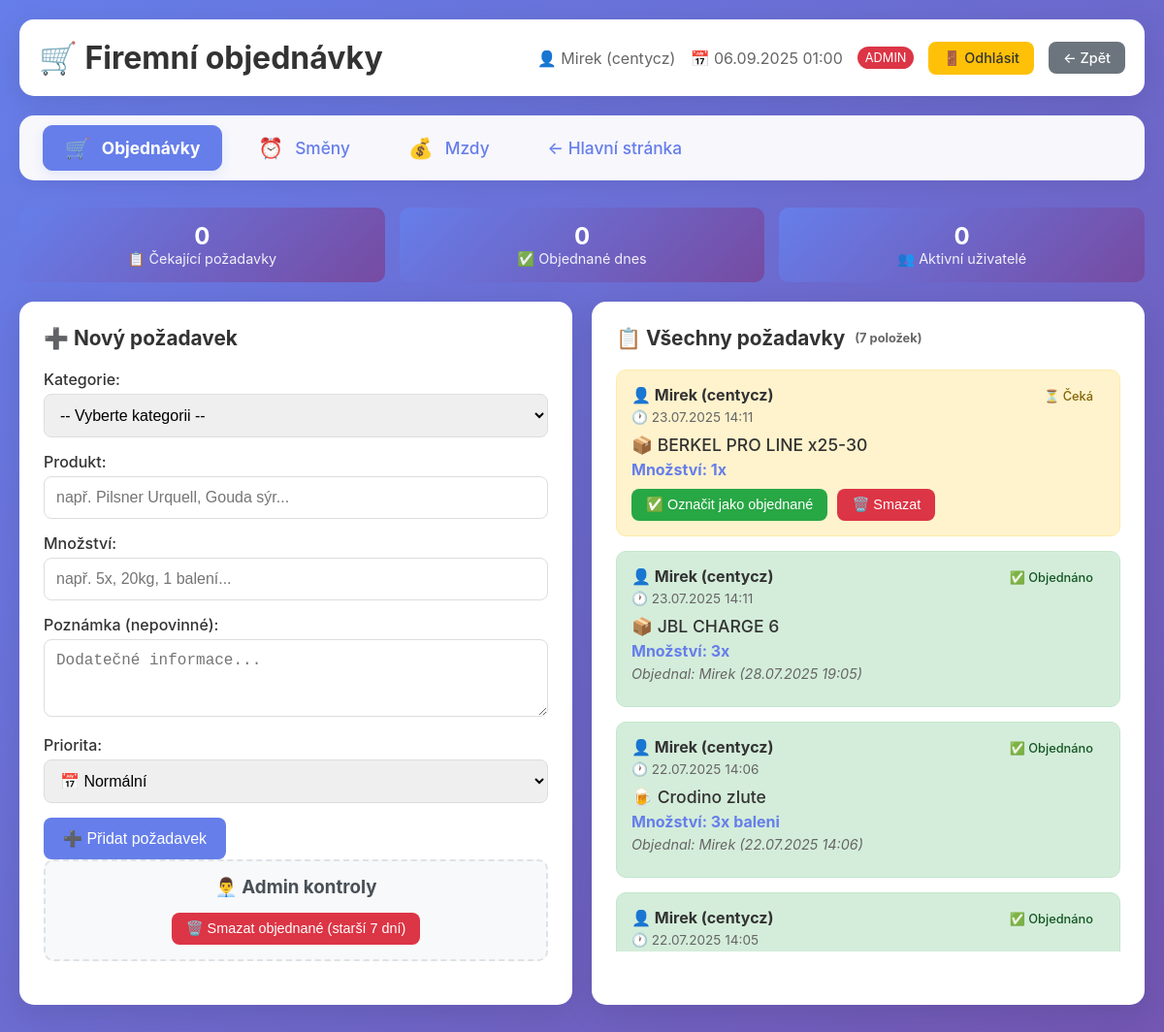
/pizza/orders_system.php (signed in), run on an earlier commit of the app's database.
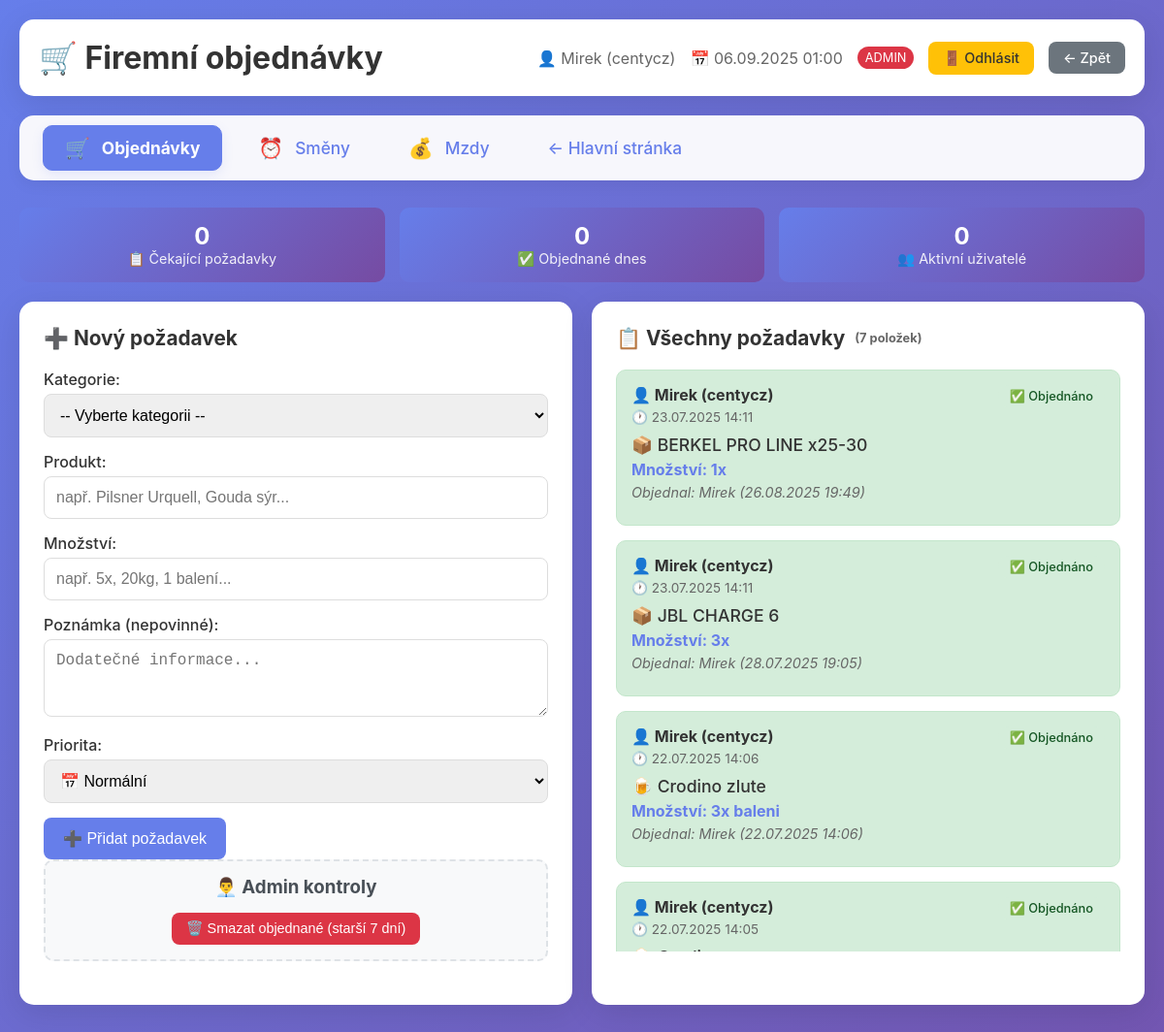
And on a later commit of the database.
### tables this page shows
CREATE TABLE `order_requests` (
  `id` int(11) NOT NULL,
  `user_id` int(11) NOT NULL,
  `category_id` int(11) DEFAULT NULL,
  `product` varchar(200) NOT NULL,
  `quantity` varchar(100) NOT NULL,
  `note` text DEFAULT NULL,
  `priority` enum('low','normal','urgent') DEFAULT 'normal',
  `status` enum('pending','ordered','cancelled') DEFAULT 'pending',
  `created_at` timestamp NULL DEFAULT current_timestamp(),
  `ordered_at` timestamp NULL DEFAULT NULL,
  `ordered_by` int(11) DEFAULT NULL
);

CREATE TABLE `order_users` (
  `id` int(11) NOT NULL,
  `username` varchar(50) NOT NULL,
  `password_hash` varchar(255) NOT NULL,
  `full_name` varchar(100) DEFAULT NULL,
  `is_admin` tinyint(1) DEFAULT 0,
  `created_at` timestamp NULL DEFAULT current_timestamp(),
  `user_role` enum('admin','ragazzi','user') DEFAULT 'user',
  `is_active` tinyint(1) DEFAULT 1,
  `email` varchar(255) DEFAULT NULL
);

CREATE TABLE `order_categories` (
  `id` int(11) NOT NULL,
  `name` varchar(50) NOT NULL,
  `icon` varchar(10) DEFAULT NULL,
  `color` varchar(7) DEFAULT NULL
);

### pizza/orders_system.php (the view, shortened to what this page needs)
<?php
try {
    $pdo = new PDO('mysql:host=127.0.0.1;dbname=pizza_orders;charset=utf8mb4', 'pizza_user', 'pizza');
    $pdo->setAttribute(PDO::ATTR_ERRMODE, PDO::ERRMODE_EXCEPTION);
} catch(PDOException $e) {
    die("Chyba připojení: " . $e->getMessage());
}
$current_user = $_SESSION['order_user'];
$current_user_id = $_SESSION['order_user_id'];
$current_full_name = $_SESSION['order_full_name'];
$is_admin = $_SESSION['is_admin'] ?? false;
$requests_query = "
    SELECT
        r.*,
        u.username,
        u.full_name,
        c.name as category_name,
        c.icon as category_icon,
        c.color as category_color,
        ordered_user.username as ordered_by_username,
        ordered_user.full_name as ordered_by_full_name
    FROM order_requests r
    JOIN order_users u ON r.user_id = u.id
    LEFT JOIN order_categories c ON r.category_id = c.id
    LEFT JOIN order_users ordered_user ON r.ordered_by = ordered_user.id
    ORDER BY
        FIELD(r.status, 'pending', 'ordered', 'cancelled'),
        FIELD(r.priority, 'urgent', 'normal', 'low'),
        r.created_at DESC
";
$requests = $pdo->query($requests_query)->fetchAll(PDO::FETCH_ASSOC);
$stats = $pdo->query("
    SELECT
        COUNT(CASE WHEN status = 'pending' THEN 1 END) as pending_count,
        COUNT(CASE WHEN status = 'ordered' AND DATE(ordered_at) = CURDATE() THEN 1 END) as ordered_today,
        COUNT(DISTINCT user_id) as active_users
    FROM order_requests
    WHERE created_at >= DATE_SUB(NOW(), INTERVAL 30 DAY)
")->fetch(PDO::FETCH_ASSOC);
?>
<!DOCTYPE html>
<html lang="cs">
<head>
</head>
<body>
    <div class="container">
        <div class="header">
            <h1>🛒 Firemní objednávky</h1>
            <div class="user-info">
                    <span>👤 <?= htmlspecialchars($current_full_name) ?> (<?= htmlspecialchars($current_user) ?>)</span>
                    <span>📅 <?= date('d.m.Y H:i') ?></span>
                    <?php if ($is_admin): ?>
                        <span style="background: #dc3545; color: white; padding: 4px 8px; border-radius: 12px; font-size: 0.8rem;">ADMIN</span>
                    <?php endif; ?>
                    <a href="?logout=1" class="btn btn-warning">🚪 Odhlásit</a>
                <a href="../" class="btn btn-secondary">← Zpět</a>
            </div>
               </div>
<div class="tab-menu">
    <a href="orders_system.php" class="tab-item active">
        <span class="tab-icon">🛒</span> Objednávky
    </a>
    <a href="shifts_system.php" class="tab-item">
        <span class="tab-icon">⏰</span> Směny
    </a>
    <a href="payroll_system.php" class="tab-item">
        <span class="tab-icon">💰</span> Mzdy
    </a>
    <a href="../" class="tab-item">
        ← Hlavní stránka
    </a>
</div>
        <div class="stats-grid">
            <div class="stat-item">
                <div class="stat-number"><?= $stats['pending_count'] ?></div>
                <div class="stat-label">📋 Čekající požadavky</div>
            </div>
            <div class="stat-item">
                <div class="stat-number"><?= $stats['ordered_today'] ?></div>
                <div class="stat-label">✅ Objednané dnes</div>
            </div>
            <div class="stat-item">
                <div class="stat-number"><?= $stats['active_users'] ?></div>
                <div class="stat-label">👥 Aktivní uživatelé</div>
            </div>
        </div>
        <div class="main-grid">
            <div class="panel">
                <div class="panel-title">
                    ➕ Nový požadavek
                </div>
                <form method="POST">
                        <div class="form-group">
                            <label>Kategorie:</label>
                            <select name="category_id" required>
                                <option value="">-- Vyberte kategorii --</option>
                            </select>
                        </div>
                        <div class="form-group">
                            <label>Produkt:</label>
                            <input type="text" name="product" placeholder="např. Pilsner Urquell, Gouda sýr..." required>
                        </div>
                        <div class="form-group">
                            <label>Množství:</label>
                            <input type="text" name="quantity" placeholder="např. 5x, 20kg, 1 balení..." required>
                        </div>
                        <div class="form-group">
                            <label>Poznámka (nepovinné):</label>
                            <textarea name="note" rows="3" placeholder="Dodatečné informace..."></textarea>
                        </div>
                        <div class="form-group">
                            <label>Priorita:</label>
                            <select name="priority">
                                <option value="normal">📅 Normální</option>
                            </select>
                        </div>
                        <button type="submit" class="btn btn-primary">
                            ➕ Přidat požadavek
                        </button>
                    </form>
                <?php if ($is_admin): ?>
                <div class="admin-controls">
                    <h3>👨‍💼 Admin kontroly</h3>
                    <form method="POST" onsubmit="return confirm('Opravdu smazat všechny objednané požadavky starší 7 dní?')">
                        <button type="submit" class="btn btn-danger">
                            🗑️ Smazat objednané (starší 7 dní)
                        </button>
                    </form>
                </div>
                <?php endif; ?>
            </div>
            <div class="panel">
                <div class="panel-title">
                    📋 Všechny požadavky
                    <span style="font-size: 0.8rem; color: #666;">(<?= count($requests) ?> položek)</span>
                </div>
                <div class="requests-container">
                    <?php foreach ($requests as $req): ?>
                        <div class="request-item <?= $req['status'] ?> <?= $req['priority'] === 'urgent' ? 'urgent' : '' ?>">
                            <div class="request-header">
                                <div class="request-meta">
                                    <div class="request-user">👤 <?= htmlspecialchars($req['full_name']) ?> (<?= htmlspecialchars($req['username']) ?>)</div>
                                    <div class="request-date">🕐 <?= date('d.m.Y H:i', strtotime($req['created_at'])) ?></div>
                                </div>
                                <span class="status-badge status-<?= $req['status'] ?> <?= $req['priority'] === 'urgent' ? 'status-urgent' : '' ?>">
                                    <?php if ($req['status'] === 'pending'): ?>
                                        <?= $req['priority'] === 'urgent' ? '🔥 URGENTNÍ' : '⏳ Čeká' ?>
                                    <?php else: ?>
                                        ✅ Objednáno
                                    <?php endif; ?>
                                </span>
                            </div>
                            <div class="request-content">
                                <div class="request-product">
                                    <?= $req['category_icon'] ?? '📦' ?> <?= htmlspecialchars($req['product']) ?>
                                </div>
                                <div class="request-quantity">Množství: <?= htmlspecialchars($req['quantity']) ?></div>
                                <?php if ($req['status'] === 'ordered' && $req['ordered_by_full_name']): ?>
                                    <div class="request-note">Objednal: <?= htmlspecialchars($req['ordered_by_full_name']) ?> (<?= date('d.m.Y H:i', strtotime($req['ordered_at'])) ?>)</div>
                                <?php endif; ?>
                            </div>
                            <?php if ($req['status'] === 'pending'): ?>
                                <div class="request-actions">
                                    <?php if ($is_admin): ?>
                                        <form method="POST" style="display: inline;">
                                            <button type="submit" class="btn btn-success">✅ Označit jako objednané</button>
                                        </form>
                                    <?php endif; ?>
                                    <?php if ($req['user_id'] == $current_user_id || $is_admin): ?>
                                        <form method="POST" style="display: inline;" onsubmit="return confirm('Opravdu smazat tento požadavek?')">
                                            <button type="submit" class="btn btn-danger">🗑️ Smazat</button>
                                        </form>
                                    <?php endif; ?>
                                </div>
                            <?php endif; ?>
                        </div>
                    <?php endforeach; ?>
                </div>
            </div>
        </div>
    </div>
</body>
</html>

### pizza/orders_system.php (style rules this page uses)
* { margin: 0; padding: 0; box-sizing: border-box; }
body { font-family: -apple-system, BlinkMacSystemFont, 'Segoe UI', Roboto, sans-serif; background: linear-gradient(135deg, #667eea 0%, #764ba2 100%); min-height: 100vh; padding: 20px; }
.container { max-width: 1200px; margin: 0 auto; }
.header { background: white; padding: 20px; border-radius: 15px; margin-bottom: 20px; box-shadow: 0 8px 32px rgba(0,0,0,0.1); display: flex; justify-content: space-between; align-items: center; }
.header h1 { color: #333; display: flex; align-items: center; gap: 10px; }
.user-info { display: flex; align-items: center; gap: 15px; color: #666; }
.main-grid { display: grid; grid-template-columns: 1fr 2fr; gap: 20px; }
.panel { background: white; border-radius: 15px; padding: 25px; box-shadow: 0 8px 32px rgba(0,0,0,0.1); }
.panel-title { font-size: 1.3rem; font-weight: bold; color: #333; margin-bottom: 20px; display: flex; align-items: center; gap: 10px; }
.form-group { margin-bottom: 15px; }
.form-group label { display: block; margin-bottom: 5px; font-weight: 500; color: #333; }
.form-group input, .form-group textarea, .form-group select { width: 100%; padding: 12px; border: 1px solid #ddd; border-radius: 8px; font-size: 1rem; transition: border-color 0.2s; }
.btn { padding: 12px 20px; border: none; border-radius: 8px; cursor: pointer; font-size: 1rem; font-weight: 500; transition: all 0.2s; display: inline-flex; align-items: center; gap: 8px; text-decoration: none; }
.btn-primary { background: #667eea; color: white; }
.btn-danger { background: #dc3545; color: white; font-size: 0.9rem; padding: 8px 15px; }
.btn-warning { background: #ffc107; color: #333; font-size: 0.9rem; padding: 8px 15px; }
.btn-secondary { background: #6c757d; color: white; font-size: 0.9rem; padding: 8px 15px; }
.requests-container { max-height: 600px; overflow-y: auto; }
.request-item { background: #f8f9fa; border: 1px solid #e9ecef; border-radius: 10px; padding: 15px; margin-bottom: 15px; transition: all 0.2s; }
.request-item.ordered { background: #d4edda; border-color: #c3e6cb; }
.request-header { display: flex; justify-content: space-between; align-items: flex-start; margin-bottom: 10px; }
.request-meta { display: flex; flex-direction: column; gap: 5px; }
.request-user { font-weight: bold; color: #333; }
.request-date { font-size: 0.85rem; color: #666; }
.request-content { margin: 10px 0; }
.request-product { font-size: 1.1rem; font-weight: 500; color: #333; margin-bottom: 5px; }
.request-quantity { color: #667eea; font-weight: bold; }
.request-note { font-size: 0.9rem; color: #666; font-style: italic; margin-top: 5px; }
.status-badge { padding: 4px 12px; border-radius: 20px; font-size: 0.8rem; font-weight: 500; }
.status-ordered { background: #d4edda; color: #155724; }
.admin-controls { background: #f8f9fa; border: 2px dashed #dee2e6; border-radius: 10px; padding: 15px; margin-bottom: 20px; text-align: center; }
.admin-controls h3 { color: #495057; margin-bottom: 15px; }
.stats-grid { display: grid; grid-template-columns: repeat(3, 1fr); gap: 15px; margin-bottom: 20px; }
.stat-item { background: linear-gradient(135deg, #667eea, #764ba2); color: white; padding: 15px; border-radius: 10px; text-align: center; }
.stat-number { font-size: 1.5rem; font-weight: bold; }
.stat-label { font-size: 0.9rem; opacity: 0.9; }
.main-grid { display: grid; grid-template-columns: 1fr 1fr; gap: 20px; }
.tab-menu { background: #f7f7fc; margin-bottom: 28px; border-radius: 15px; box-shadow: 0 4px 16px rgba(0,0,0,0.06); padding: 10px 24px; display: flex; gap: 14px; align-items: center; }
.tab-item { background: none; border: none; color: #667eea; font-weight: 500; padding: 10px 22px; border-radius: 10px; font-size: 1.08em; transition: background .18s, color .18s; display: flex; align-items: center; gap: 7px; text-decoration: none; border: 1.5px solid transparent; }
.tab-item.active { background: #667eea; color: white !important; border-color: #667eea; box-shadow: 0 4px 12px #667eea22; font-weight: bold; }
.tab-icon { font-size: 1.2em; margin-right: 5px; }
.btn-success { background: #28a745; color: white; font-size: 0.9rem; padding: 8px 15px; }
.request-item.pending { background: #fff3cd; border-color: #ffeaa7; }
.request-actions { display: flex; gap: 10px; margin-top: 10px; }
.status-pending { background: #fff3cd; color: #856404; }

What changed in the data, as far as the page shows it:
changed order_requests "BERKEL PRO LINE x25-30": user.full_name (not shown) → "Mirek"; ordered_at (not shown) → "26.08.2025 19:49"; status "⏳ Čeká ✅ Označit jako objednané 🗑️ Smazat" → "✅ Objednáno Objednal: ( )"
